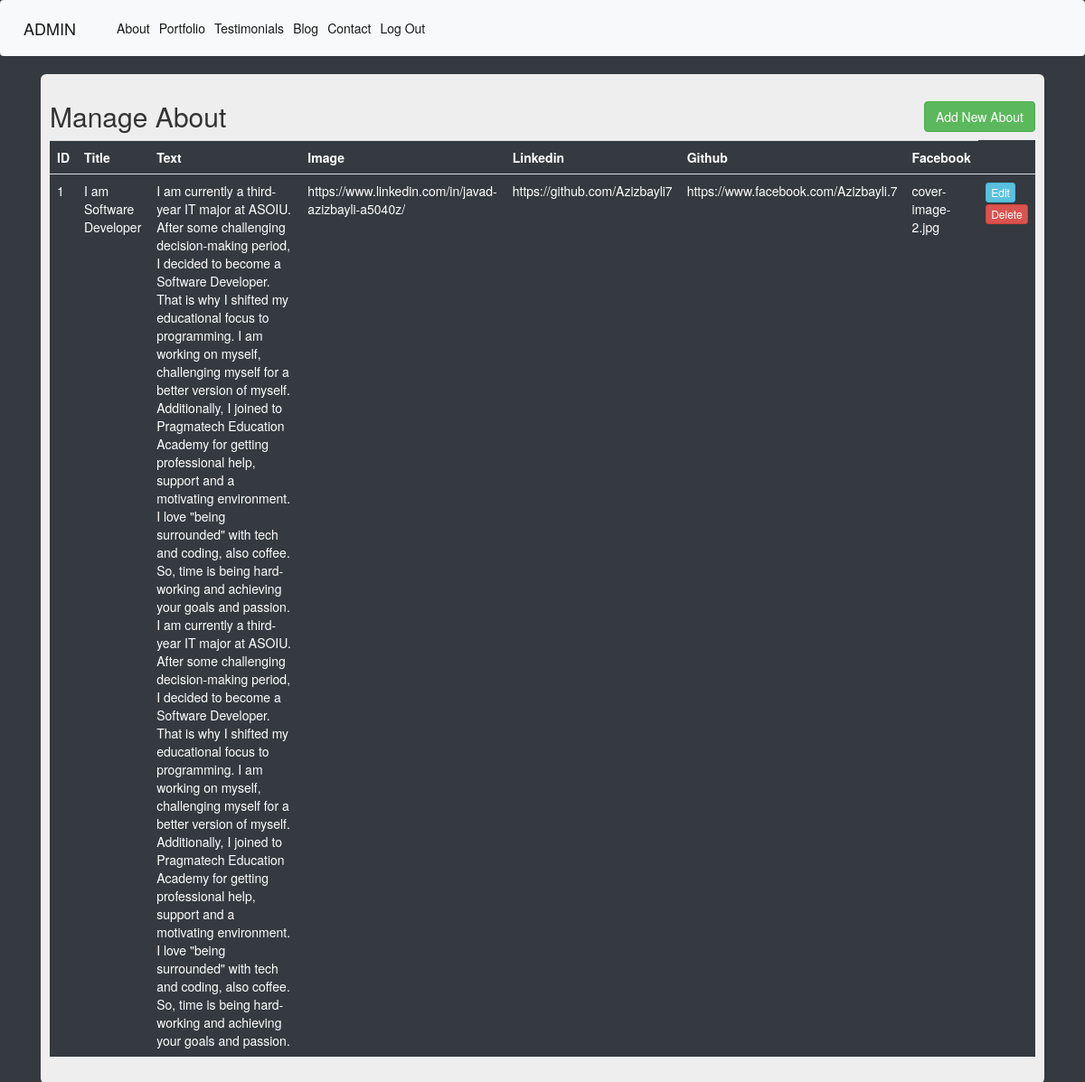
The page /admin/about-list (signed in) on the database as committed earlier.
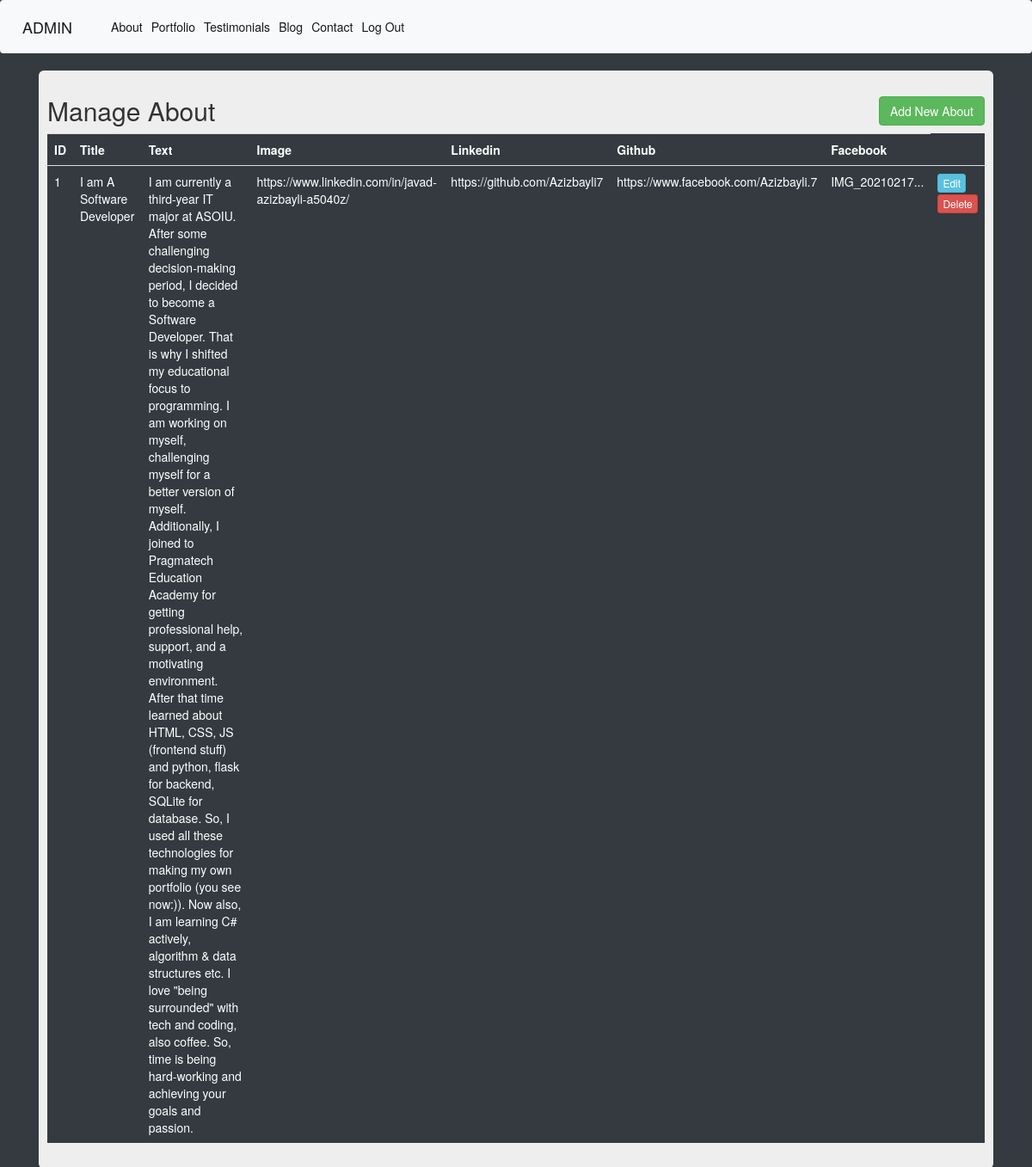
The same page on the database as committed later.
### Project/models.py (models this page shows, shortened)
class About(db.Model):
    id = db.Column(db.Integer, primary_key=True)
    title=db.Column(db.String(10))
    text=db.Column(db.String(500))
    image = db.Column(db.String(20))
    linkedin=db.Column(db.String(100))
    github=db.Column(db.String(100))
    fb=db.Column(db.String(100))

### Project/routes.py (the view)
@app.route('/admin/about-list')
@login_required
def admin_about_list():
    about = About.query.all()
    return render_template('admin/about-list.html', about=about)

### Project/models.py (called while the page is built)
@login_manager.user_loader
def load_user(user_id):
    return Admin.query.get(user_id)

### Project/templates/admin/about-list.html
{% extends 'admin/base.html' %}
{% block content %}
<div class="container">
    <div class="row">
        <div class="col md-12">
            <div class="jumbotron p-3">
                <h2>Manage About <a href="{{url_for('add_about')}}"><button type="button"  class="btn btn-success float-right"
                data-toggle="modal">Add New About</button> </h2></a>
                <table class="table table-hover table-dark">
                    <tr>
                        <th>ID</th>
                        <th>Title</th>
                        <th>Text</th>
                        <th>Image</th>
                        <th>Linkedin</th>
                        <th>Github</th>
                        <th>Facebook</th>
                    </tr>
                    {% for aboutitem in about %}
                    <tr>
                        <td>{{aboutitem.id}}</td>
                        <td>{{aboutitem.title}}</td>
                        <td>{{aboutitem.text}}</td>
                        <td>{{aboutitem.linkedin}}</td>
                        <td>{{aboutitem.github}}</td>
                        <td>{{aboutitem.fb}}</td>
                        <td>{{aboutitem.image|truncate(15)}}</td>
                        <td>
                            <a href="{{url_for('edit_about', id=aboutitem.id)}}" class="btn btn-info btn-xs">Edit</a>
                            <a href="{{url_for('delete_about', id=aboutitem.id)}}" class="btn btn-danger btn-xs"
                            onclick="return confirm('Are You Sure To Delete ?')">Delete</a>
                        </td>
                    </tr>
                    {% endfor %}
                </table>
            </div>
        </div>
    </div>
</div>
{% endblock %}

Rows that differ between the two databases and show on the page:
changed About "https://www.linkedin.com/in/javad-azizbayli-a5040z/": title "I am Software Developer" → "I am A Software Developer"; text "…for getting professional help, support and a motivating environment. I love \"being surrounded\" with tech and coding, also coffee. So, time is being hard-working and achieving your goals and passion. I am currently a third-year IT major at ASOIU. After some challenging decision-making period, I decided to become a Software Developer. That is why I shifted my educational focus to programming. I am working on myself, challenging myself for a better version of myself. Additionally, I joined to Pragmatech Education Academy for getting professional help, support and a motivating environment. I love \"being surrounded\"…" → "…for getting professional help, support, and a motivating environment. After that time learned about HTML, CSS, JS (frontend stuff) and python, flask for backend, SQLite for database. So, I used all these technologies for making my own portfolio (you see now:)). Now also, I am learning C# actively, algorithm & data structures etc. I love \"being surrounded\"…"; image "cover-image-2.jpg" → "IMG_20210217..."
